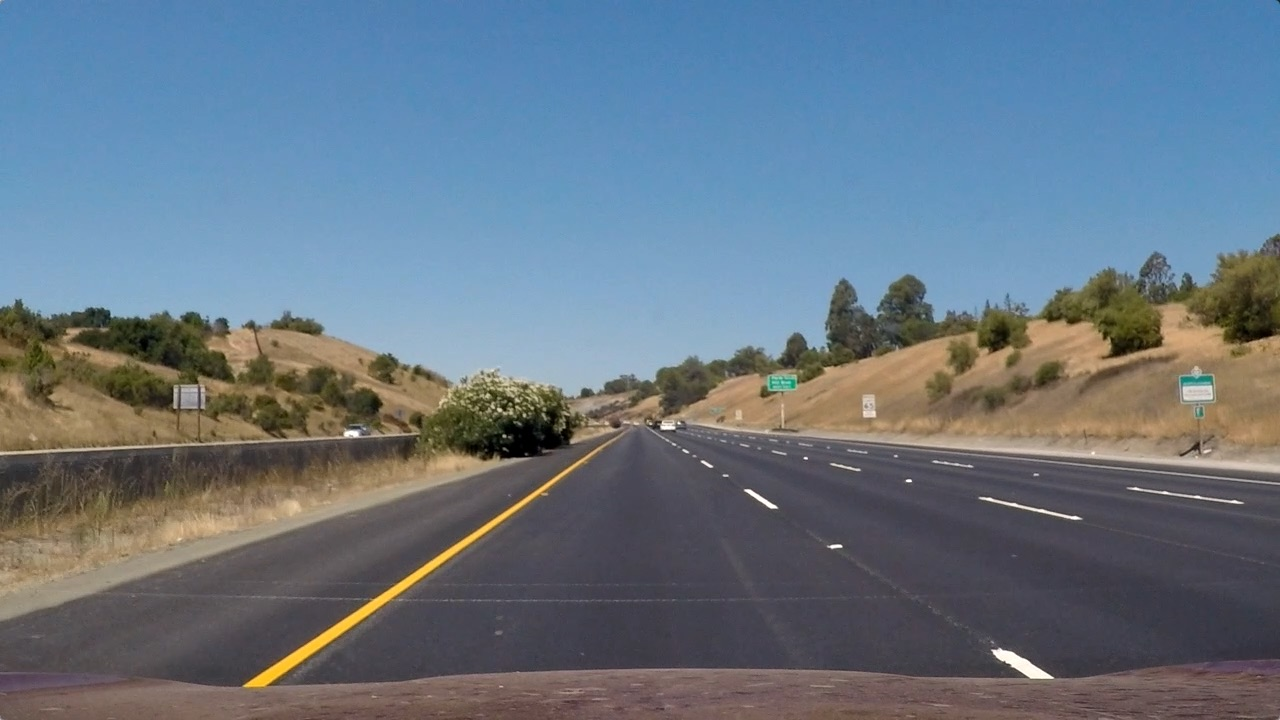
#> input picture P4/test_images/straight_lines1.jpg, 1280 x 720 px
$ python P4.py   (older library calls are emulated)
#> lines starting #> are read from the running program, lines starting #| are printed output that depends on the picture
### P4/params.py

import numpy as np
import cv2
import pickle
import collections


# Define a class to receive the characteristics of each line detection
class Line():
    def __init__(self):
        # was the line detected in the last iteration?
        self.detected = False

        # x values of the last n fits of the line
        self.recent_xfitted = []

        #average x values of the fitted line over the last n iterations
        self.bestx = None

        #polynomial coefficients averaged over the last n iterations
        self.best_fit = None

      #  #polynomial coefficients for the most recent fit
        self.current_fit = [np.array([False])]

      # #radius of curvature of the line in some units
        self.radius_of_curvature = None

      # #distance in meters of vehicle center from the line
        self.line_base_pos = 0

        #difference in fit coefficients between last and new fits
        self.diffs = np.array([0,0,0], dtype='float')

      #  #x values for detected line pixels
        self.allx = None

      #  #y values for detected line pixels
        self.ally = None


# Right and Left lane line
Left = Line()
Right = Line()


# ---------------- Params for Camera_Calibration Module ---------------
nx = 9  # the number of inside corners in x
ny = 6  # the number of inside corners in y

test_image = cv2.imread('test_images/straight_lines1.jpg') #straight_lines1  test5
#> test_image is the input picture: shape (720, 1280, 3); mean B, G, R 131.2, 117.7, 103.2

img_size = test_image.shape[1::-1]
#> img_size = (1280, 720)
size_x = img_size[0]
#> size_x = 1280
size_y = img_size[1]
#> size_y = 720


# Define Source and Destination points
x1_offset = 200
x2_offset = 595     #570
x3_offset = (x2_offset - x1_offset)/3
y_offset = size_y-270   # 250
#> y_offset = 450
# Source points
P1_src = (x1_offset, size_y)
#> P1_src = (200, 720)
P2_src = (x2_offset, y_offset)
#> P2_src = (595, 450)
P3_src = (size_x-x2_offset, y_offset)
#> P3_src = (685, 450)
P4_src = (size_x-x1_offset, size_y)
#> P4_src = (1080, 720)
# Destination points
P1_dst = (P1_src[0] + x3_offset, size_y)
#> P1_dst = (331.7, 720)
P2_dst = (P1_dst[0], 0) # y_offset)
P3_dst = (P4_src[0]-x3_offset, 0) #y_offset)
P4_dst = (P3_dst[0], size_y)

src = np.float32([P1_src, P2_src, P3_src, P4_src])
dst = np.float32([P1_dst, P2_dst, P3_dst, P4_dst])


# ---------------- Params for line_detection Module ---------------

r_thresh = ([220, 255])
s_thresh = ([120, 255])
thresh_gradient = (20, 255)

gauss_kernel = 15
sobel_kernel = 3
morph_kernel = np.ones((2, 2), np.uint8)

# ------------------ Params for calculations -----------------------
ploty = [np.array([False])]
left_fitx = []
right_fitx = []
car_pos = 0
show = True

# Define conversions in x and y from pixels space to meters
ym_per_pix = 30 / 720  # meters per pixel in y dimension
lane_dist = 640
xm_per_pix = 3.7 / lane_dist  # meters per pixel in x dimension
line_deviation_tollerance = 50  # (approx. 0,3m)

n = 5
coeffs_left = collections.deque(maxlen=n)
coeffs_right = collections.deque(maxlen=n)
#weights = (np.arange(1,n+1)*0.1) / sum(np.arange(1,n+1)*0.1) # weights for weighted average of the coefficients

left_fitx  = collections.deque(maxlen=2)
right_fitx  = collections.deque(maxlen=2)

error_counter = 0   # if error counter reaches the threshold value delete all saved coefficients

radiuses  = collections.deque(maxlen=2*n)

### P4/line_detection.py
import numpy as np
import cv2
import matplotlib.pyplot as plt
import matplotlib.image as mpimg
from params import *  # Left, Right


#image = cv2.imread('test_images/warp_img_with_lines.jpg')  #straight_lines1  test5
test_image = cv2.imread('test_images/test5.jpg') #straight_lines1  test5
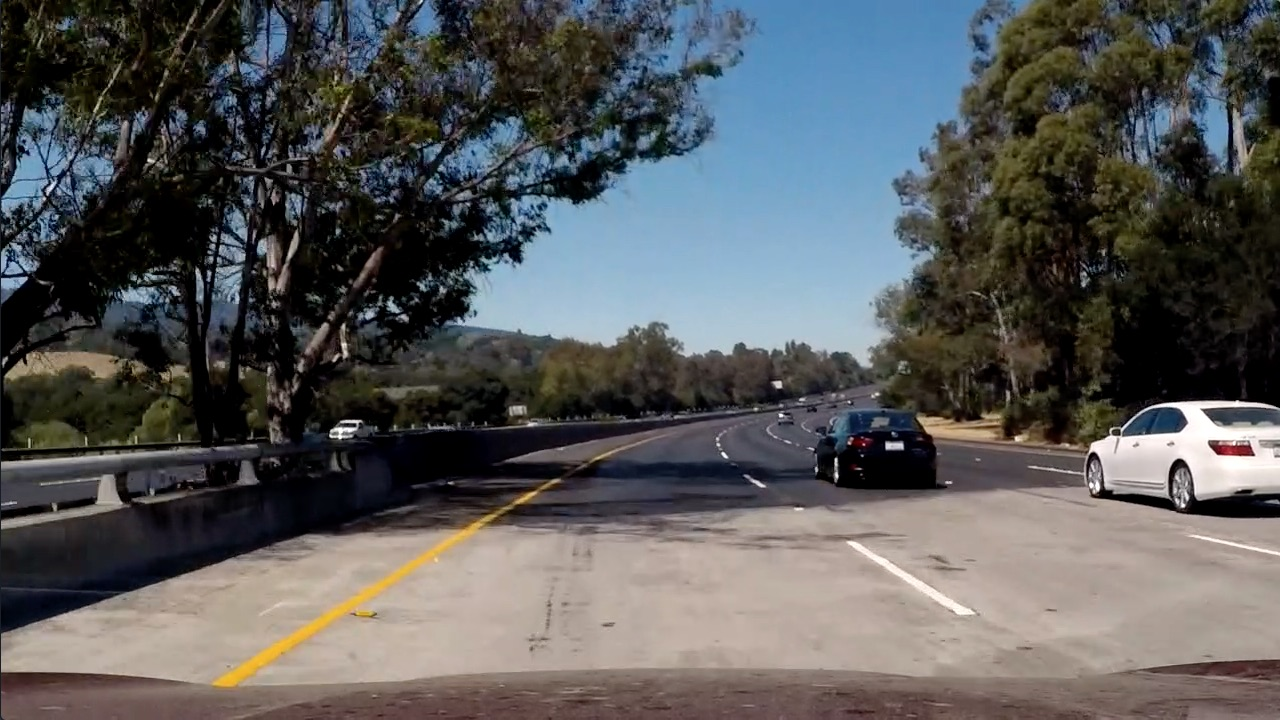
#> input picture P4/test_images/test5.jpg, 1280 x 720 px
#> test_image is the input picture: shape (720, 1280, 3); mean B, G, R 89.8, 89.3, 88.5

# Convert to RGB
test_image = cv2.cvtColor(test_image, cv2.COLOR_BGR2RGB)


# [79 lines left out: functions colour_extraction, gradient_extraction, not called in this run]

"""

#plt.figure(figsize=(30, 8))
plt.subplots(2, 4, figsize = (20, 7))
for i in range(1,9):
    thresh = ([30, 255])
    thresh[0] = 5 + 2 * i
    binary = gradient_extraction(test_image, sobel_kernel=3, orient='x', thresh=thresh)
    plt.subplot(2, 4, i)
    if i == 1:
        plt.imshow(test_image)
    else:
        plt.imshow(binary, cmap='gray')
    plt.title('Sobel, Lower Thresh = {}'.format(thresh[0]))
    plt.axis('off')
    plt.tight_layout(pad=0.4, w_pad=0.5, h_pad=1.0)
plt.show()

"""

### P4/P4.py
import numpy as np
import cv2
import matplotlib.pyplot as plt
import matplotlib.image as mpimg
import pickle
from line_detection import colour_extraction, gradient_extraction
from camera_calibration import undistort, warp, calibration_params
from measure_curvature import find_first_frame, find_lines, get_dist_radius, draw_lines
from params import *
from moviepy.editor import VideoFileClip


#----------------------------------------------------------------------
#---------------------------- PARAMETERS ------------------------------
#----------------------------------------------------------------------
print('start')


image = cv2.imread('test_images/prob1.png')  #straight_lines1  test5
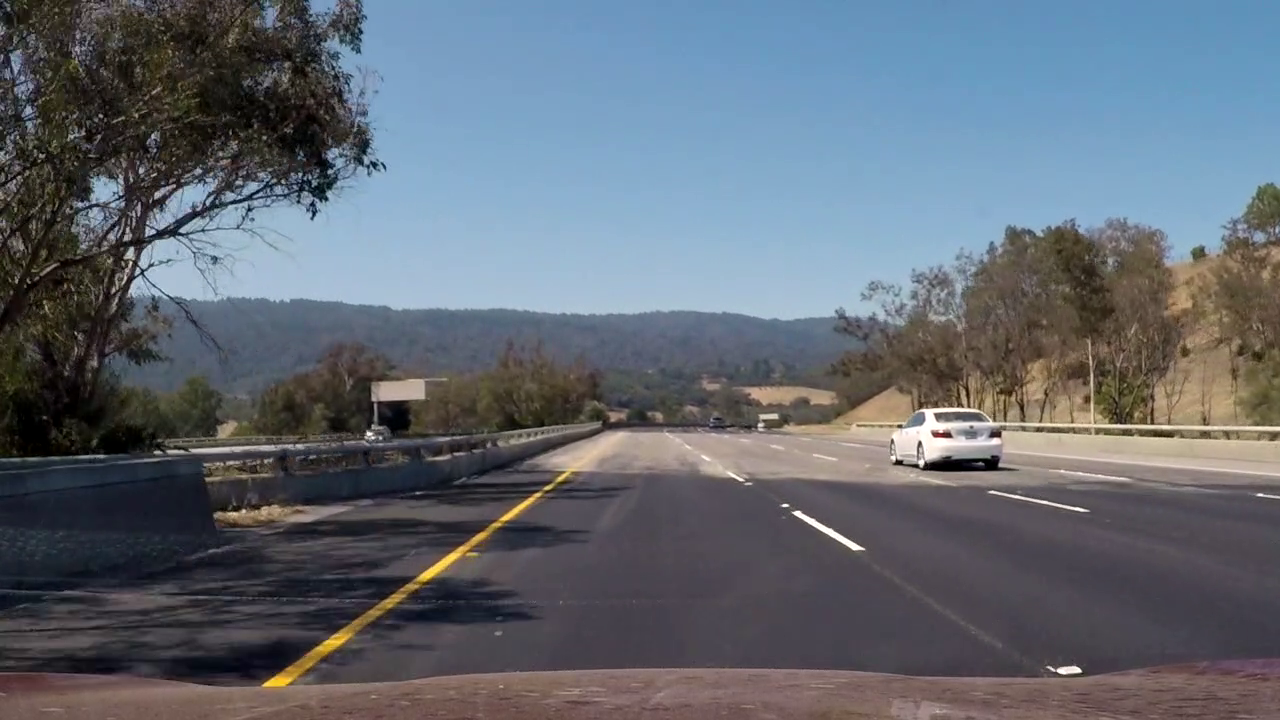
#> input picture P4/test_images/prob1.png, 1280 x 720 px
#> image is the input picture: shape (720, 1280, 3); mean B, G, R 114.4, 105, 97.9
#image = cv2.imread('test_images/test5.jpg') #straight_lines1  test5
#image = cv2.imread('test_images/straight_lines1.jpg') #straight_lines1  test5


# Convert to RGB
#image = cv2.cvtColor(image, cv2.COLOR_BGR2RGB)


new_params = False  # Perform new calibration or use saved parameters
if new_params == True:
    mtx, dist = calibration_params()
else:
    # Loading calibration params:
#> (the run stopped early here; a loop or call above may not have finished)
